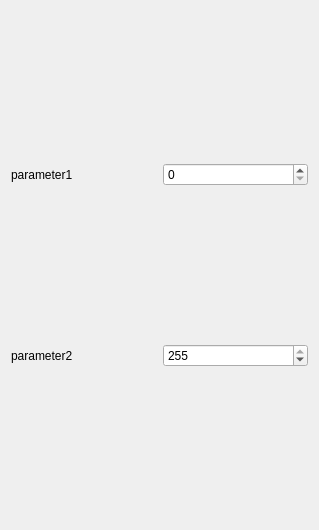
<?xml version="1.0" encoding="UTF-8"?>
<ui version="4.0">
 <class>PluginGui</class>
 <widget class="QWidget" name="PluginGui">
  <property name="geometry">
   <rect>
    <x>0</x>
    <y>0</y>
    <width>319</width>
    <height>530</height>
   </rect>
  </property>
  <property name="windowTitle">
   <string>Form</string>
  </property>
  <layout class="QGridLayout" name="gridLayout">
   <item row="1" column="1">
    <widget class="QSpinBox" name="spinBoxParameter2">
     <property name="minimum">
      <number>99</number>
     </property>
     <property name="maximum">
      <number>255</number>
     </property>
     <property name="value">
      <number>255</number>
     </property>
    </widget>
   </item>
   <item row="0" column="0">
    <widget class="QLabel" name="label_2">
     <property name="text">
      <string>parameter1</string>
     </property>
    </widget>
   </item>
   <item row="0" column="1">
    <widget class="QSpinBox" name="spinBoxParameter1"/>
   </item>
   <item row="1" column="0">
    <widget class="QLabel" name="label">
     <property name="text">
      <string>parameter2</string>
     </property>
    </widget>
   </item>
  </layout>
 </widget>
 <resources/>
 <connections/>
</ui>
